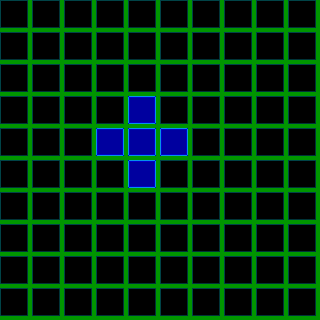

Rendered tile map (Tiled .tmx) drawn with the repository's tilesets; below, a short description and the map source with its tile grids summarised:
An orthogonal 10x10 tile map with 32x32 px tiles, 1 tile layer (bottomLayer).

<map version="1.4" tiledversion="1.4.2" orientation="orthogonal" renderorder="right-down" width="10" height="10" tilewidth="32" tileheight="32" infinite="0" backgroundcolor="#009600" nextlayerid="2" nextobjectid="1">
 <tileset firstgid="1" name="sprites" tilewidth="32" tileheight="32" tilecount="2162" columns="47">
  <image source="../image/sprites.png" width="1504" height="1472" />
 </tileset>
 <layer id="1" name="bottomLayer" width="10" height="10">
  <data>[100 cells, 100 non-empty, 2 distinct tile ids]</data>
 </layer>
</map>